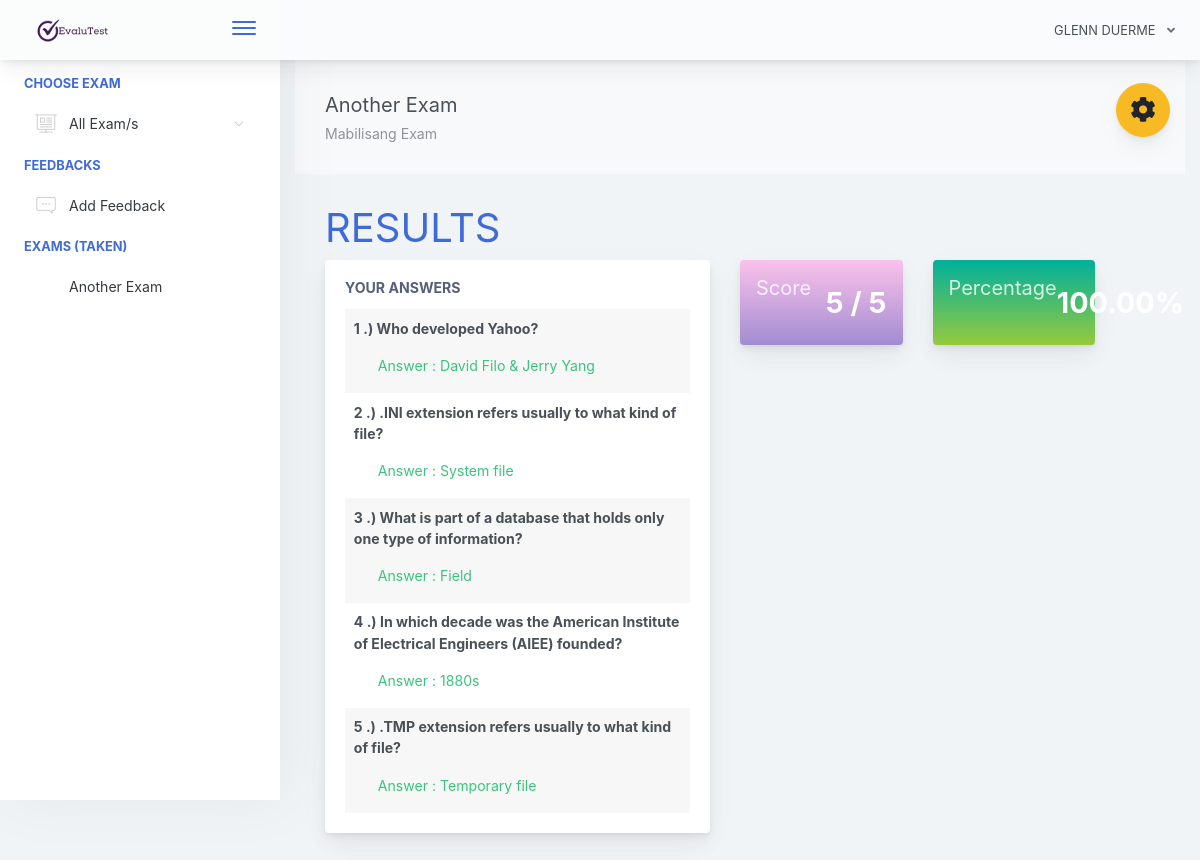
The app's page /home.php?page=result&id=12 (signed in) with its own data.
### tables this page shows
CREATE TABLE `examinee_tbl` (
  `student_id` int(11) NOT NULL,
  `student_fullname` varchar(1000) NOT NULL,
  `student_course` int(11) NOT NULL,
  `student_sex` enum('male','female') NOT NULL,
  `student_birthdate` date NOT NULL,
  `student_year_level` enum('first year','second year','third year','fourth year') NOT NULL,
  `student_email` varchar(100) NOT NULL,
  `student_password` varchar(100) NOT NULL,
  `student_status` enum('active','inactive') NOT NULL DEFAULT 'active'
);

CREATE TABLE `exam_attempt` (
  `attempt_id` int(11) NOT NULL,
  `student_id` int(11) NOT NULL,
  `exam_id` int(11) NOT NULL,
  `attempt_status` varchar(1000) NOT NULL DEFAULT 'used'
);

CREATE TABLE `exam_tbl` (
  `exam_id` int(11) NOT NULL,
  `course_id` int(11) NOT NULL,
  `exam_title` varchar(1000) NOT NULL,
  `exam_time_limit` varchar(1000) NOT NULL,
  `exam_questionlimit_display` int(11) NOT NULL,
  `exam_description` varchar(1000) NOT NULL,
  `exam_created` timestamp NOT NULL DEFAULT current_timestamp() ON UPDATE current_timestamp()
);

CREATE TABLE `exam_answers` (
  `answer_id` int(11) NOT NULL,
  `student_id` int(11) NOT NULL,
  `exam_id` int(11) NOT NULL,
  `question_id` int(11) NOT NULL,
  `exam_answer` varchar(1000) NOT NULL,
  `answer_status` varchar(1000) NOT NULL DEFAULT 'new',
  `answer_created` timestamp NOT NULL DEFAULT current_timestamp() ON UPDATE current_timestamp()
);

CREATE TABLE `exam_question_tbl` (
  `question_id` int(11) NOT NULL,
  `exam_id` int(11) NOT NULL,
  `exam_question` varchar(1000) NOT NULL,
  `exam_ch1` varchar(1000) NOT NULL,
  `exam_ch2` varchar(1000) NOT NULL,
  `exam_ch3` varchar(1000) NOT NULL,
  `exam_ch4` varchar(1000) NOT NULL,
  `exam_answer` varchar(1000) NOT NULL,
  `exam_status` varchar(1000) NOT NULL DEFAULT 'active'
);

### query/selectData.php (called while the page is built, shortened)
<?php
    $exmneId = $_SESSION['examineeSession']['exmne_id'];
    $selExmneeData = $conn->query("SELECT * FROM examinee_tbl WHERE student_id='$exmneId' ")->fetch(PDO::FETCH_ASSOC);
?>

### pages/result.php (the view, shortened to what this page needs)
 <?php
    $examId = $_GET['id'];
    $selExam = $conn->query("SELECT * FROM exam_tbl WHERE exam_id='$examId' ")->fetch(PDO::FETCH_ASSOC);
 ?>
<div class="app-main__outer">
<div class="app-main__inner">
    <div id="refreshData">
    <div class="col-md-12">
        <div class="app-page-title">
            <div class="page-title-wrapper">
                <div class="page-title-heading">
                    <div>
                        <?php echo $selExam['exam_title']; ?>
                          <div class="page-title-subheading">
                            <?php echo $selExam['exam_description']; ?>
                          </div>
                    </div>
                </div>
            </div>
        </div>
        <div class="row col-md-12">
        	<h1 class="text-primary">RESULTS</h1>
        </div>
        <div class="row col-md-6 float-left">
        	<div class="main-card mb-3 card">
                <div class="card-body">
                	<h5 class="card-title">Your Answers</h5>
        			<table class="align-middle mb-0 table table-borderless table-striped table-hover" id="tableList">
                    <?php
                    	$selQuest = $conn->query("SELECT * FROM exam_question_tbl eqt INNER JOIN exam_answers ea ON eqt.question_id = ea.question_id WHERE eqt.exam_id='$examId' AND ea.student_id='$exmneId' AND ea.answer_status='new' ");
                    	$i = 1;
                    	while ($selQuestRow = $selQuest->fetch(PDO::FETCH_ASSOC)) { ?>
                    		<tr>
                    			<td>
                    				<b><p><?php echo $i++; ?> .) <?php echo $selQuestRow['exam_question']; ?></p></b>
                    				<label class="pl-4 text-success">
                    					Answer :
                    					<?php
                    						if($selQuestRow['exam_answer'] != $selQuestRow['exam_answer'])
                    						{ ?>
                    							<span style="color:red"><?php echo $selQuestRow['exam_answer']; ?></span>
                    						<?PHP }
                    						else
                    						{ ?>
                    							<span class="text-success"><?php echo $selQuestRow['exam_answer']; ?></span>
                    						<?php }
                    					 ?>
                    				</label>
                    			</td>
                    		</tr>
                    	<?php }
                     ?>
	                 </table>
                </div>
            </div>
        </div>
        <div class="col-md-6 float-left">
        	<div class="col-md-6 float-left">
        	<div class="card mb-3 widget-content bg-night-fade">
                <div class="widget-content-wrapper text-white">
                    <div class="widget-content-left">
                        <div class="widget-heading"><h5>Score</h5></div>
                        <div class="widget-subheading" style="color: transparent;">/</div>
                    </div>
                    <div class="widget-content-right">
                        <div class="widget-numbers text-white">
                            <?php
                                $selScore = $conn->query("SELECT * FROM exam_question_tbl eqt INNER JOIN exam_answers ea ON eqt.question_id = ea.question_id AND eqt.exam_answer = ea.exam_answer  WHERE ea.student_id='$exmneId' AND ea.exam_id='$examId' AND ea.answer_status='new' ");
                            ?>
                            <span>
                                <?php echo $selScore->rowCount(); ?>
                                <?php
                                    $over  = $selExam['exam_questionlimit_display'];
                                 ?>
                            </span> / <?php echo $over; ?>
                        </div>
                    </div>
                </div>
            </div>
        	</div>
            <div class="col-md-6 float-left">
            <div class="card mb-3 widget-content bg-happy-green">
                <div class="widget-content-wrapper text-white">
                    <div class="widget-content-left">
                        <div class="widget-heading"><h5>Percentage</h5></div>
                        <div class="widget-subheading" style="color: transparent;">/</div>
                        </div>
                        <div class="widget-content-right">
                        <div class="widget-numbers text-white">
                            <?php
                                $selScore = $conn->query("SELECT * FROM exam_question_tbl eqt INNER JOIN exam_answers ea ON eqt.question_id = ea.question_id AND eqt.exam_answer = ea.exam_answer  WHERE ea.student_id='$exmneId' AND ea.exam_id='$examId' AND ea.answer_status='new'");
                            ?>
                            <span>
                                <?php
                                    $score = $selScore->rowCount();
                                    $ans = $score / $over * 100;
                                    echo number_format($ans,2);
                                 ?>
                            </span>
                        </div>
                    </div>
                </div>
            </div>
            </div>
        </div>
    </div>
    </div>
</div>

### includes/header.php (shortened to what this page needs)
<?php
    include("conn.php");
    include("query/selectData.php");
?>
<!doctype html>
<html lang="en">
<head>
    <link href="./main.css" rel="stylesheet">
    <link href="css/sweetalert.css" rel="stylesheet">
</head>
<body id="body">
    <div class="app-container app-theme-white body-tabs-shadow fixed-sidebar fixed-header">
        <div class="app-header header-shadow">
            <div class="app-header__logo">
                <a href="home.php"><div class="logo-src"></div></a>
                <div class="header__pane ml-auto">
                    <div>
                        <button type="button" class="hamburger close-sidebar-btn hamburger--elastic" data-class="closed-sidebar">
                            <span class="hamburger-box">
                                <span class="hamburger-inner"></span>
                            </span>
                        </button>
                    </div>
                </div>
            </div>
                <div class="app-header__content">
                <div class="app-header-right">
                    <div class="header-btn-lg pr-0">
                        <div class="widget-content p-0">
                            <div class="widget-content-wrapper">
                                <div class="widget-content-left">
                                    <div class="btn-group">
                                        <a data-toggle="dropdown" aria-haspopup="true" aria-expanded="false" class="p-0 btn">
                                            <?php
                                                echo strtoupper($selExmneeData['student_fullname']);
                                             ?>
                                            <i class="fa fa-angle-down ml-2 opacity-8"></i>
                                        </a>
                                    </div>
                                </div>
                            </div>
                        </div>
                    </div>        </div>
            </div>
        </div>

### includes/ui-theme.php (shortened to what this page needs)
<div class="ui-theme-settings">
            <button type="button" id="TooltipDemo" class="btn-open-options btn btn-warning" style="top:110px !important;">
                <i class="fa fa-cog fa-w-16 fa-spin fa-2x"></i>
            </button>
        </div>

### home.php (shortened to what this page needs)
<?php include("includes/header.php"); ?>
<?php include("includes/ui-theme.php"); ?>
<div class="app-main">
  <?php include("includes/sidebar.php"); ?>
  <?php
    @$page = $_GET['page'];
    if($page != ''){
      if($page == "exam"){
        include("pages/exam.php");
      } else if($page == "result"){
        include("pages/result.php");
      } else if($page == "myscores"){
        include("pages/myscores.php");
      }
    } else {
      include("pages/home.php");
    }
  ?>
  <?php include("includes/footer.php"); ?>

### includes/sidebar.php (shortened to what this page needs)
<div class="app-sidebar sidebar-shadow">
        <div class="scrollbar-sidebar">
        <div class="app-sidebar__inner">
            <ul class="vertical-nav-menu">
                <li class="app-sidebar__heading">CHOOSE EXAM</li>
                <li>
                <a href="#">
                     <i class="metismenu-icon pe-7s-display2"></i>
                     All Exam/s
                    <i class="metismenu-state-icon pe-7s-angle-down caret-left"></i>
                </a>
                </li>
                <li class="app-sidebar__heading">FEEDBACKS</li>
                <li>
                    <a href="#" data-toggle="modal" data-target="#feedbacksModal" >
                        <i class="metismenu-icon pe-7s-comment"></i>
                        Add Feedback
                    </a>
                </li>
                <li class="app-sidebar__heading">EXAMS (TAKEN)</li>
                <li>
                  <?php
                    $selTakenExam = $conn->query("SELECT * FROM exam_tbl et INNER JOIN exam_attempt ea ON et.exam_id = ea.exam_id WHERE student_id='$exmneId' ORDER BY ea.attempt_id  ");
                    if($selTakenExam->rowCount() > 0)
                    {
                        while ($selTakenExamRow = $selTakenExam->fetch(PDO::FETCH_ASSOC)) { ?>
                            <a href="home.php?page=result&id=<?php echo $selTakenExamRow['exam_id']; ?>" >
                                <?php echo $selTakenExamRow['exam_title']; ?>
                            </a>
                        <?php }
                    }
                    else
                    { ?>
                        <a href="#" class="pl-3">You are not taking exam yet</a>
                    <?php }
                   ?>
                </li>
            </ul>
        </div>
    </div>
</div>

### includes/footer.php (shortened to what this page needs)
            </div>
        </div>
    </div>
</body>
</html>

### records on screen
examinee_tbl: student_fullname "GLENN DUERME"
exam_attempt: exam.exam_title "Another Exam"
exam_tbl: exam_title "Another Exam", exam_description "Mabilisang Exam", exam_questionlimit_display "5", exam_questionlimit_display "100.00"
exam_answers: question.exam_question "Who developed Yahoo?", exam_answer "David Filo & Jerry Yang"
exam_answers: question.exam_question ".INI extension refers usually to what kind of file?", exam_answer "System file"
exam_answers: question.exam_question "What is part of a database that holds only one type of information?", exam_answer "Field"
exam_answers: question.exam_question "In which decade was the American Institute of Electrical Engineers (AIEE) founded?", exam_answer "1880s"
exam_answers: question.exam_question ".TMP extension refers usually to what kind of file?", exam_answer "Temporary file"

### other values on screen
$selScore->rowCount() "5"
